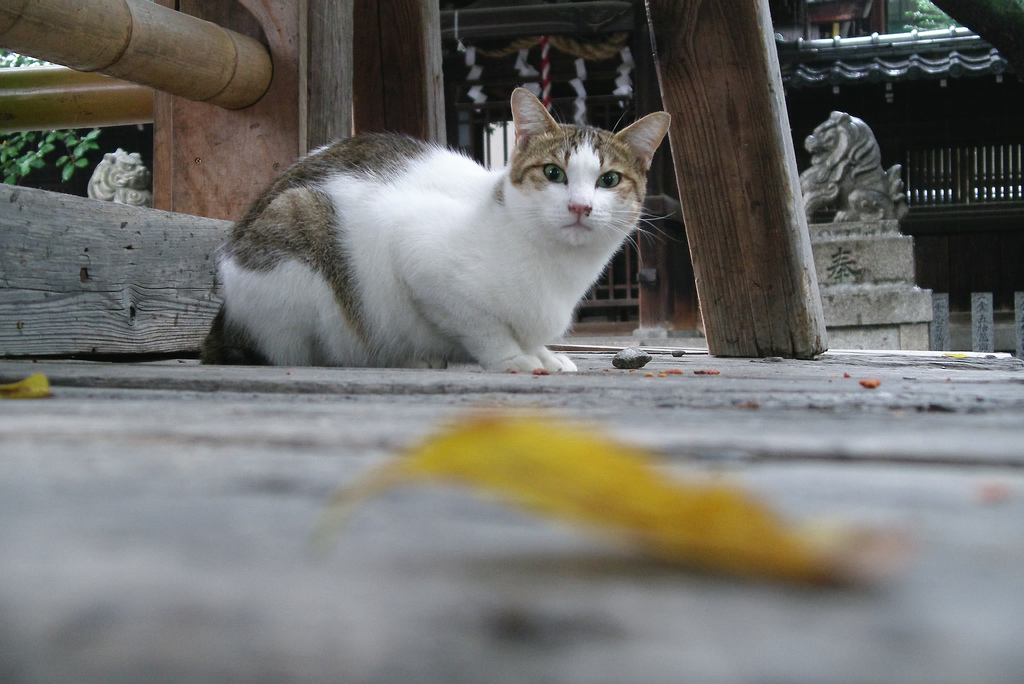
#> input picture catdata/cats/00000033_017.jpg, 1024 x 684 px, found by its file name; its folder holds only this picture in this run
$ python catClassifier.py
#> lines starting #> are read from the running program, lines starting #| are printed output that depends on the picture
import numpy
import os
import pickle
# preparing data
from skimage.io import imread
from skimage.transform import resize
dataset = 'C:/Users/MSI/PycharmProjects/breedDetector/catdata'

classification = ["cats", "not_cats"]

data = []
labels = []
for idx, i in enumerate(classification):
    for file in os.listdir(os.path.join(dataset, i)):
        path = os.path.join(dataset, i, file)
        image = imread(path)
#> image is the input picture: shape (684, 1024, 3); mean R, G, B 111.8, 111.3, 107.8
        image = resize(image, (90, 90))
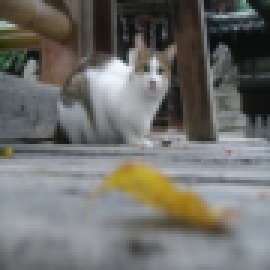
#> image: shape (90, 90, 3) float64 (shown 3 times larger); mean R, G, B 0.438, 0.437, 0.423
        data.append(image.flatten())
        labels.append(idx)
#> pass 2 of the loop `for idx, i in enumerate(classification):`:
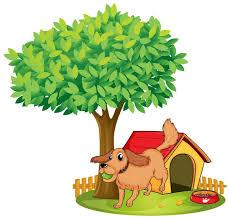
#> input picture catdata/not_cats/12.jpg, 230 x 219 px, found by its file name
#> image is the input picture: shape (219, 230, 3); mean R, G, B 196, 206.6, 162.5
#> `image = resize(image, (90, 90))`:
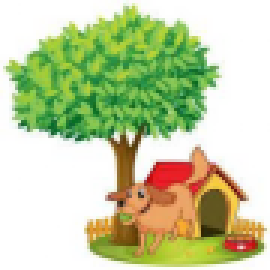
#> image: shape (90, 90, 3) float64 (shown 3 times larger); mean R, G, B 0.769, 0.81, 0.637

data = numpy.asarray(data)
labels = numpy.asarray(labels)

# split data
from sklearn.model_selection import train_test_split
from sklearn.model_selection import GridSearchCV
#> (the run stopped early here; a loop or call above may not have finished)
